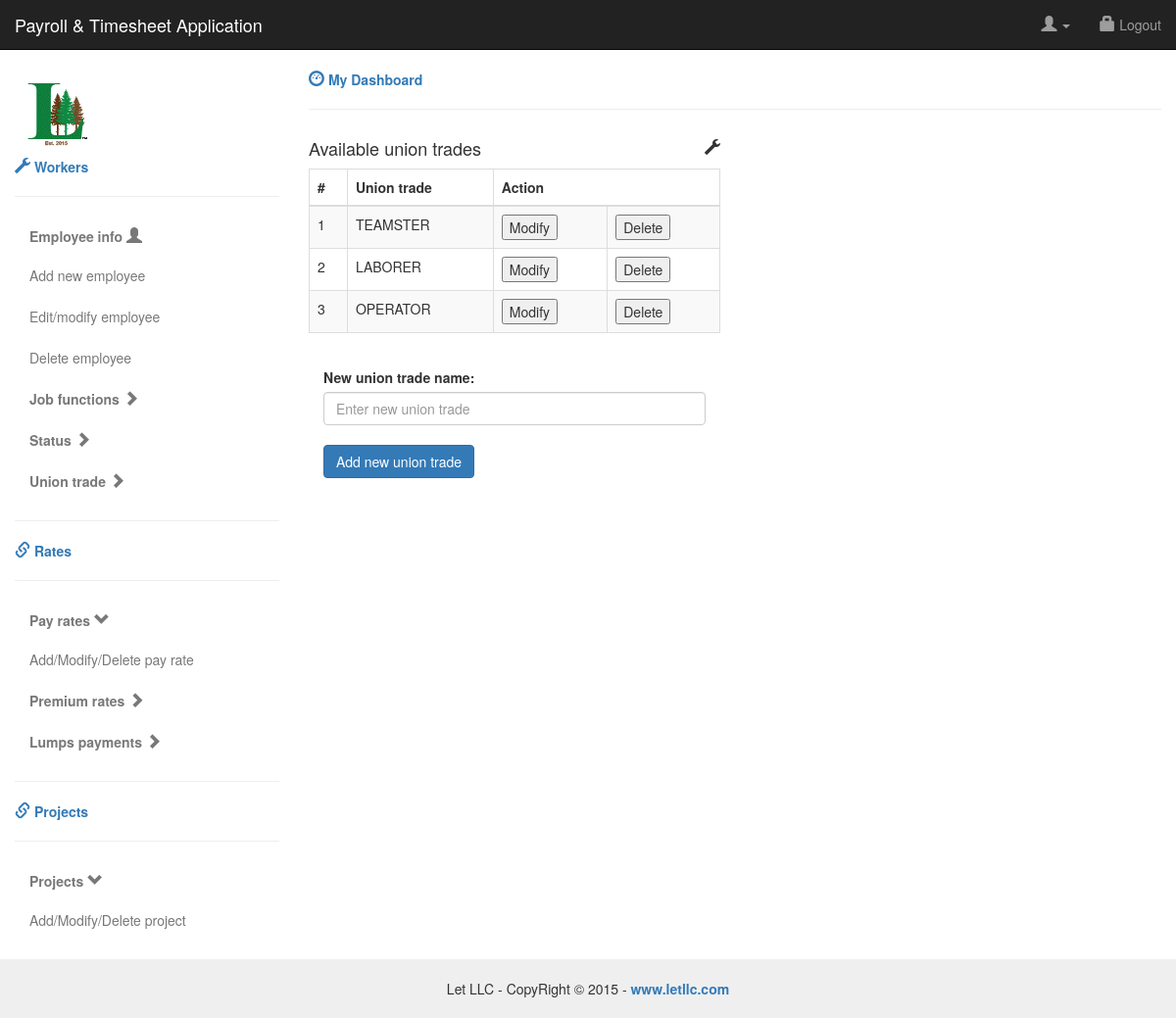
Page /add_union_trade_table.php on the committed database.
### tables this page shows
CREATE TABLE `union_trade` (
  `union_trade_id` int(11) NOT NULL AUTO_INCREMENT,
  `union_trade_type` varchar(45) DEFAULT NULL,
  PRIMARY KEY (`union_trade_id`)
);

### add_union_trade_table.php (the view, shortened to what this page needs)
<!DOCTYPE html>
<html lang="en">
	<head>
		<link href="css/styles.css" rel="stylesheet">
                <link href="css/bootstrap.min.css" rel="stylesheet">
                <link href="http://maxcdn.bootstrapcdn.com/bootstrap/3.2.0/css/bootstrap.min.css" rel="stylesheet" type="text/css" />
                <link href="http://cdnjs.cloudflare.com/ajax/libs/bootstrap-datepicker/1.3.0/css/datepicker.css" rel="stylesheet" type="text/css" />
	</head>
	<body>
<div id="top-nav" class="navbar navbar-inverse navbar-static-top">
    <div class="container-fluid">
        <div class="navbar-header">
            <a class="navbar-brand" href="#">Payroll & Timesheet Application</a>
        </div>
        <div class="navbar-collapse collapse">
            <ul class="nav navbar-nav navbar-right">
                <li class="dropdown">
                    <a class="dropdown-toggle" role="button" data-toggle="dropdown" href="#"><i class="glyphicon glyphicon-user"></i> <?php echo $_SESSION['user_id']; ?> <span class="caret"></span></a>
                </li>
                <li><a href="#"><i class="glyphicon glyphicon-lock"></i> Logout</a></li>
            </ul>
        </div>
    </div>
</div>
<div class="container-fluid">
    <div class="row">
        <div class="col-sm-3">
            <img src="let-logo.png" /><br/>
            <a href="#"><strong><i class="glyphicon glyphicon-wrench"></i> Workers</strong></a>
            <hr>
            <ul class="nav nav-stacked">
                <li class="nav-header"> <a href="#" data-toggle="collapse" data-target="#menu1"><strong>Employee info</strong> <i class="glyphicon glyphicon-user"></i></a>
                    <ul class="nav nav-stacked collapse in" id="menu1">
                        <li class="active"> <a href="add_employee_form.php">Add new employee</a></li>
                        <li class="active"> <a href="edit_employee_table.php">Edit/modify employee</a></li>
                        <li class="active"> <a href="delete_employee_table.php">Delete employee</a></li>
                    </ul>
                </li>
                <li class="nav-header"> <a href="#" data-toggle="collapse" data-target="#menu2"><strong>Job functions</strong> <i class="glyphicon glyphicon-chevron-right"></i></a>
                </li>
                <li class="nav-header">
                    <a href="#" data-toggle="collapse" data-target="#menu3"><strong>Status</strong> <i class="glyphicon glyphicon-chevron-right"></i></a>
                </li>
                <li class="nav-header">
                    <a href="#" data-toggle="collapse" data-target="#menu4"><strong>Union trade</strong> <i class="glyphicon glyphicon-chevron-right"></i></a>
                </li>
            </ul>
            <hr>
            <a href="#"><strong><i class="glyphicon glyphicon-link"></i> Rates</strong></a>
            <hr>
            <ul class="nav nav-stacked">
                <li class="nav-header"> <a href="#" data-toggle="collapse" data-target="#menu5"><strong>Pay rates</strong> <i class="glyphicon glyphicon-chevron-down"></i></a>
                    <ul class="nav nav-stacked collapse in" id="menu5">
                        <li class="active"> <a href="add_pay_rate_table.php">Add/Modify/Delete pay rate</a></li>
                    </ul>
                </li>
                <li class="nav-header"> <a href="#" data-toggle="collapse" data-target="#menu6"><strong>Premium rates</strong> <i class="glyphicon glyphicon-chevron-right"></i></a>
                </li>
                <li class="nav-header">
                    <a href="#" data-toggle="collapse" data-target="#menu7"><strong>Lumps payments</strong> <i class="glyphicon glyphicon-chevron-right"></i></a>
                </li>
            </ul>
           <hr>
            <a href="#"><strong><i class="glyphicon glyphicon-link"></i> Projects</strong></a>
            <hr>
            <ul class="nav nav-stacked">
                <li class="nav-header"> <a href="#" data-toggle="collapse" data-target="#menu5"><strong>Projects</strong> <i class="glyphicon glyphicon-chevron-down"></i></a>
                    <ul class="nav nav-stacked collapse in" id="menu5">
                        <li class="active"> <a href="add_project_table.php">Add/Modify/Delete project</a></li>
                    </ul>
                </li>
            </ul>
        </div>
        <div class="col-sm-9">
            <a href="dashboard.php"><strong><i class="glyphicon glyphicon-dashboard"></i> My Dashboard</strong></a>
            <hr>
            <div class="row">
                <div class="col-md-6">
                    <div class="panel-title">
                        <i class="glyphicon glyphicon-wrench pull-right"></i>
                                <h4>Available union trades</h4>
                    </div>
                    <table class="table table-striped table-bordered table-hover">
                            <thead>
                                <tr>
                                    <th>#</th>
                                    <th>Union trade</th>
                                    <th  colspan="2">Action</th>
                                </tr>
                            </thead>
                            <tbody>
                                <?php
                                $result = mysql_query("SELECT *
                                                       FROM union_trade");
                                $counter = 0;
                                            while($row = mysql_fetch_array($result, MYSQL_ASSOC))
                                            {
                                                ++$counter;
                                ?>
                                <tr>
                                    <td><?php echo $counter; ?></td>
                                    <td><?php echo "{$row['union_trade_type']} <br>"; ?></td>
                                    <td>
                                        <form id="modify" action="edit_union_trade_form.php" method="post">
                                            <input name="modify_union_trade" type="submit" value="Modify">
                                        </form>
                                    </td>
                                    <td>
                                        <form class="delete" action="delete_union_trade_form.php" method="post">
                                            <input  type="submit" value="Delete">
                                        </form>
                                    </td>
                                </tr>
                                   <?php
                                            }
                                        ?>
                            </tbody>
                        </table>
                         <div class="panel-body">
                             <form action="add_union_trade_form.php" class="form form-vertical" method="post">
                                <div class="control-group">
                                    <label>New union trade name:</label>
                                    <div class="controls">
                                        <input name="new_union_trade" type="text" class="form-control" placeholder="Enter new union trade">
                                    </div>
                                    <br />
                                    <div class="controls">
                                        <button type="submit" class="btn btn-primary">
                                            Add new union trade
                                        </button>
                                    </div>
                                </div>
                            </form>
                         </div>
                    </div>
                </div>
            </div>
        </div>
    </div>
<footer class="text-center">Let LLC - CopyRight © 2015 - <a href="http://www.letllc.com"><strong>www.letllc.com</strong></a></footer>
	</body>
</html>

### css/styles.css (style rules this page uses)
.navbar-static-top { margin-bottom:20px; }
i { font-size:16px; }
.nav > li > a { color:#787878; }
footer { margin-top:20px; padding-top:20px; padding-bottom:20px; background-color:#efefef; }

### rows in the picture
union_trade: union_trade_type "TEAMSTER"
union_trade: union_trade_type "LABORER"
union_trade: union_trade_type "OPERATOR"
